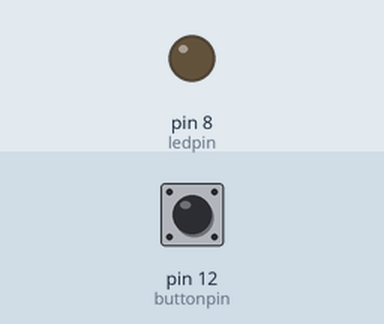
This sketch was run on a simulated Arduino Uno, built with avr-gcc and run on an emulated ATmega328P. Parts: output pins drawn as LEDs (lit = HIGH). Inputs (shaded band) come from the test bench; at power-on: pin 12 (buttonpin) LOW.

Above: at 1.2 s.
1.3 s: pin 12 (buttonpin) pulled HIGH for 0.15 s
At 2.0 s:
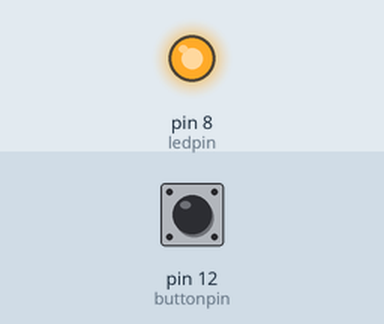
2.9 s: pin 12 (buttonpin) pulled HIGH for 1 s
At 3.2 s:
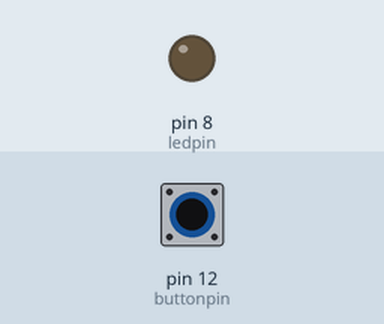
5.4 s: pin 12 (buttonpin) pulled HIGH for 3.2 s
At 6.3 s:
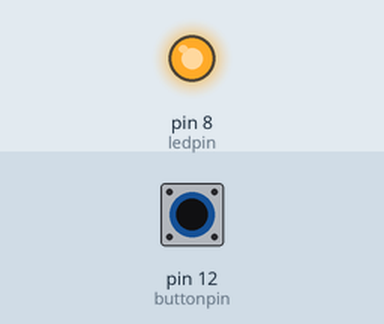
Timing chart, 0 to 8.4 s (numbered marks = the images above; inputs shaded):
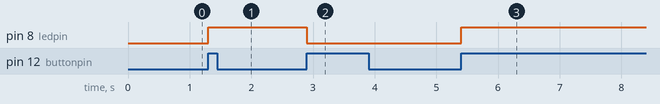

The sketch:

tutorial28.ino
```cpp
int ledstate=0;
int ledpin=8;
int buttonpin=12;
int buttonnew;
int buttonold=1;
int dt=100;
void setup()
{
  pinMode(ledpin, OUTPUT);
  pinMode(buttonpin,INPUT);
  Serial.begin(9600);


}

void loop()
{
  buttonnew=digitalRead(buttonpin);
  if(buttonold==0 && buttonnew==1){
    if(ledstate==0){
      digitalWrite(ledpin,HIGH);
      ledstate=1;}

    else{
      digitalWrite(ledpin,LOW);
      ledstate=0;}
  }

  buttonold=buttonnew;
}
```

Measured:
- after the input at 1.3 s, pin 8 (ledpin): LOW → HIGH at once
- after the input at 2.9 s, pin 8 (ledpin): HIGH → LOW at once
- after the input at 5.4 s, pin 8 (ledpin): LOW → HIGH at once
